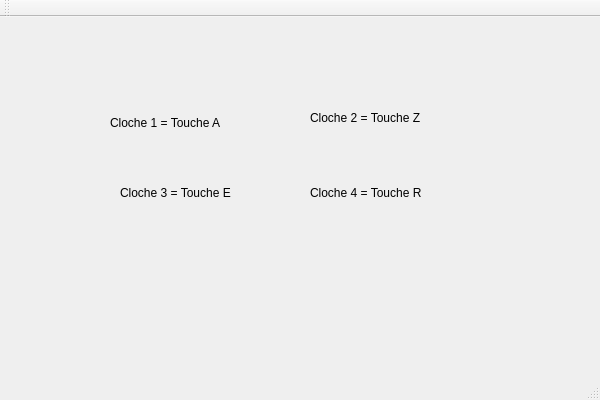
<?xml version="1.0" encoding="UTF-8"?>
<ui version="4.0">
 <class>TPSystemeClocheClass</class>
 <widget class="QMainWindow" name="TPSystemeClocheClass">
  <property name="geometry">
   <rect>
    <x>0</x>
    <y>0</y>
    <width>600</width>
    <height>400</height>
   </rect>
  </property>
  <property name="windowTitle">
   <string>TPSystemeCloche</string>
  </property>
  <widget class="QWidget" name="centralWidget">
   <widget class="QLabel" name="label">
    <property name="geometry">
     <rect>
      <x>110</x>
      <y>80</y>
      <width>111</width>
      <height>51</height>
     </rect>
    </property>
    <property name="text">
     <string>Cloche 1 = Touche A</string>
    </property>
   </widget>
   <widget class="QLabel" name="label_2">
    <property name="geometry">
     <rect>
      <x>310</x>
      <y>80</y>
      <width>111</width>
      <height>41</height>
     </rect>
    </property>
    <property name="text">
     <string>Cloche 2 = Touche Z</string>
    </property>
   </widget>
   <widget class="QLabel" name="label_3">
    <property name="geometry">
     <rect>
      <x>120</x>
      <y>150</y>
      <width>121</width>
      <height>51</height>
     </rect>
    </property>
    <property name="text">
     <string>Cloche 3 = Touche E</string>
    </property>
   </widget>
   <widget class="QLabel" name="label_4">
    <property name="geometry">
     <rect>
      <x>310</x>
      <y>150</y>
      <width>121</width>
      <height>51</height>
     </rect>
    </property>
    <property name="text">
     <string>Cloche 4 = Touche R</string>
    </property>
   </widget>
   <widget class="QLabel" name="label_5">
    <property name="geometry">
     <rect>
      <x>146</x>
      <y>240</y>
      <width>251</width>
      <height>71</height>
     </rect>
    </property>
    <property name="text">
     <string/>
    </property>
   </widget>
  </widget>
  <widget class="QMenuBar" name="menuBar">
   <property name="geometry">
    <rect>
     <x>0</x>
     <y>0</y>
     <width>600</width>
     <height>21</height>
    </rect>
   </property>
  </widget>
  <widget class="QToolBar" name="mainToolBar">
   <attribute name="toolBarArea">
    <enum>TopToolBarArea</enum>
   </attribute>
   <attribute name="toolBarBreak">
    <bool>false</bool>
   </attribute>
  </widget>
  <widget class="QStatusBar" name="statusBar"/>
 </widget>
 <layoutdefault spacing="6" margin="11"/>
 <resources>
  <include location="TPSystemeCloche.qrc"/>
 </resources>
 <connections/>
</ui>
